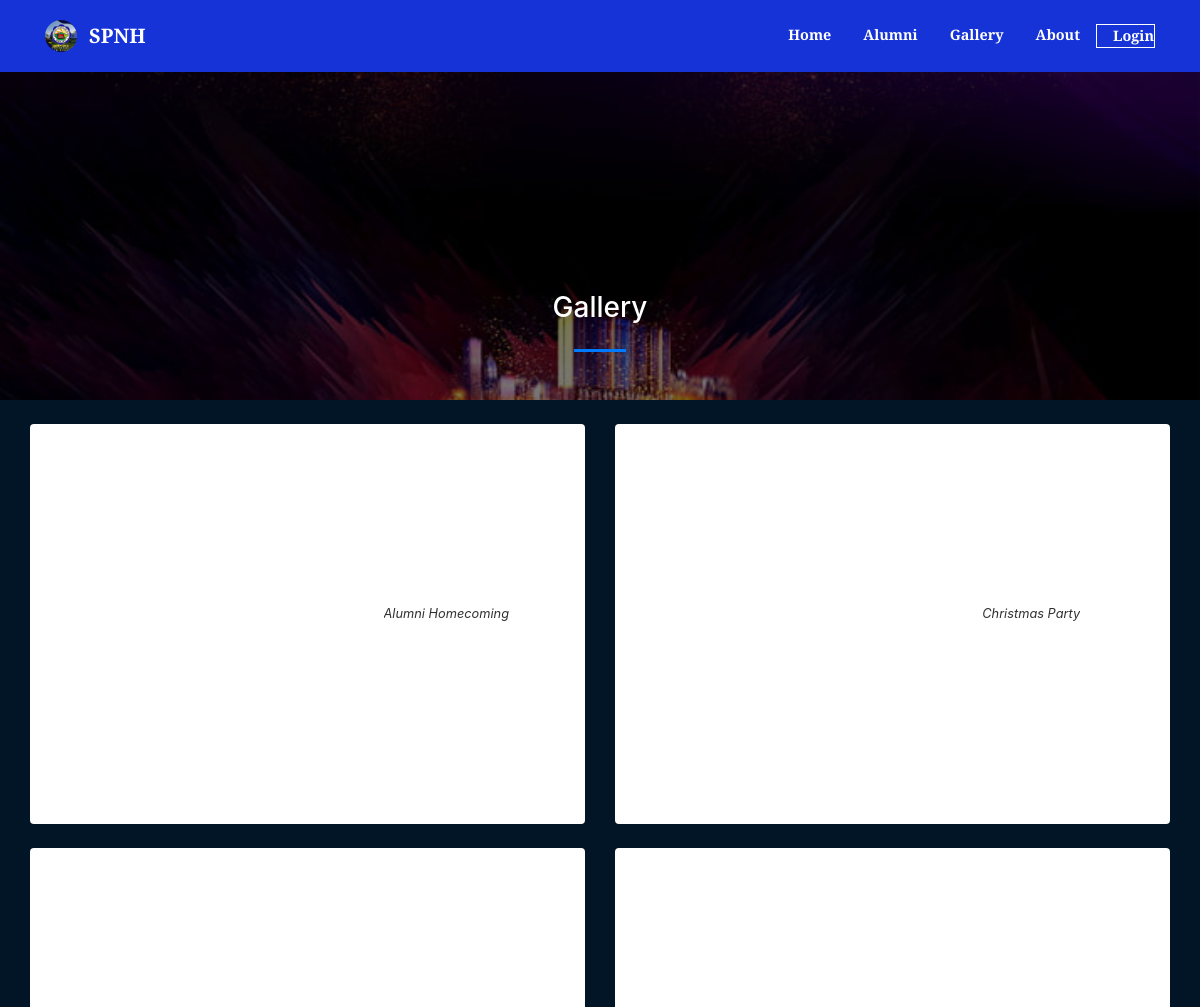
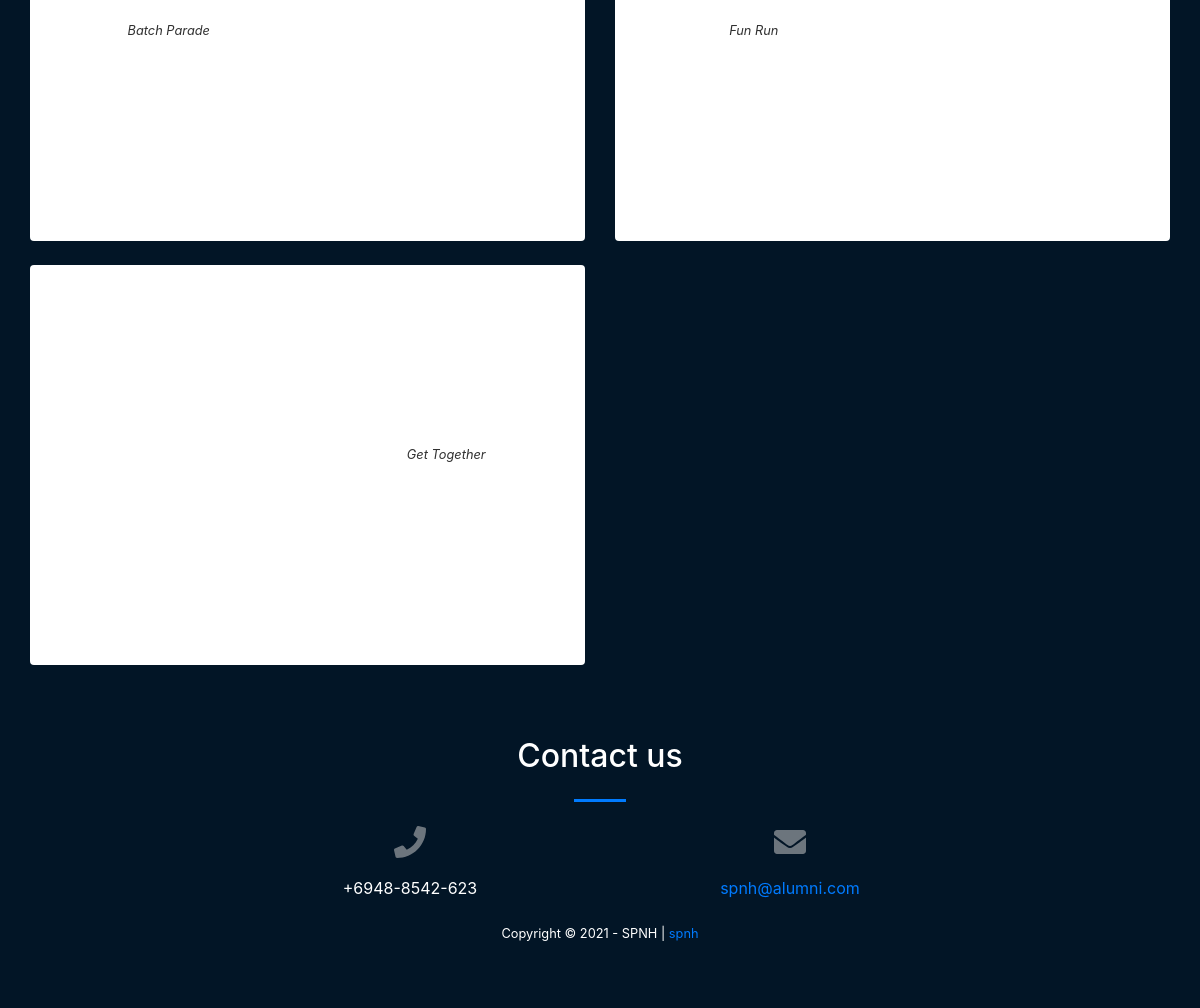
The page /client_side/index.php?page=gallery on the database its author committed (2 pictures, top to bottom).
### tables this page shows
CREATE TABLE `gallery` (
  `id` int(30) NOT NULL,
  `about` text NOT NULL,
  `created` datetime NOT NULL DEFAULT current_timestamp()
);

### client_side/gallery.php (the view, shortened to what this page needs)
<?php
include 'admin/db_connect.php';
?>
        <header class="masthead">
            <div class="container-fluid h-100">
                <div class="row h-100 align-items-center justify-content-center text-center">
                    <div class="col-lg-8 align-self-end mb-4 page-title">
                        <h3 class="text-white">Gallery</h3>
                        <hr class="divider my-4" />
                    </div>
                </div>
            </div>
        </header>
            <div class="container-fluid mt-3 pt-2">
                <div class="row-items">
                <div class="col-lg-12">
                    <div class="row">
                <?php
                $rtl ='rtl';
                $ci= 0;
                $gallery = $conn->query("SELECT * from gallery order by id desc");
                while($row = $gallery->fetch_assoc()):
                    $ci++;
                    if($ci < 3){
                        $rtl = '';
                    }else{
                        $rtl = 'rtl';
                    }
                    if($ci == 4){
                        $ci = 0;
                    }
                ?>
                <div class="col-md-6">
                <div class="card gallery-list <?php echo $rtl ?>" data-id="<?php echo $row['id'] ?>">
                        <div class="gallery-img" card-img-top>
                        </div>
                    <div class="card-body">
                        <div class="row align-items-center justify-content-center text-center h-100">
                            <div class="">
                                <div>
                                <span class="truncate" style="font-size: inherit;"><small><?php echo ucwords($row['about']) ?></small></span>
                                    <br>
                                </div>
                            </div>
                        </div>
                    </div>
                </div>
                <br>
                </div>
                <?php endwhile; ?>
                </div>
                </div>
                </div>
            </div>

### client_side/gallery.php (style rules this page uses)
.gallery-list { cursor: pointer; border: unset; flex-direction: inherit; }
.gallery-img,.gallery-list .card-body { width: calc(50%) }
header.masthead,header.masthead:before { min-height: 50vh !important; height: 50vh !important }
.row-items { position: relative; }
.rtl { direction: rtl ; }
.masthead { min-height: 23vh !important; height: 23vh !important; }
.masthead:before { min-height: 23vh !important; height: 23vh !important; }

### rows shown on the page
gallery: about "Alumni Homecoming"
gallery: about "Christmas Party"
gallery: about "Batch Parade"
gallery: about "Fun Run"
gallery: about "Get Together"

### other values the page prints
$_SESSION['system']['name'] "SPNH"
$_SESSION['system']['contact'] "+6948-8542-623"
$_SESSION['system']['email'] "spnh@alumni.com"
